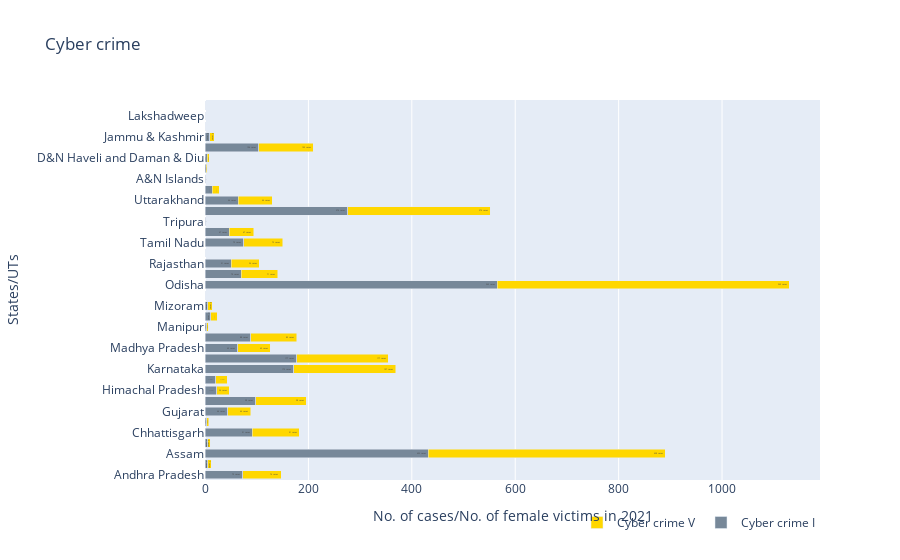

Write notebook code for a chart like this one.
### Code cell
import plotly.graph_objs as go
import pandas as pd

colors=['lightslategrey', 'gold']

fig = go.Figure()

fig.add_trace(
    go.Bar(
        x=crime['cyber crime I'],
        y=crime['states/UT'],
        name='Cyber crime I',
        orientation='h',
        marker=dict(color=colors[0]),
        text=crime['cyber crime I'],
        textposition='inside',
        texttemplate='%{value} cases'
    )
)

fig.add_trace(
    go.Bar(
        x=crime['cyber crime V'],
        y=crime['states/UT'],
        name='Cyber crime V',
        orientation='h',
        marker=dict(color=colors[1]),
        text=crime['cyber crime V'],
        textposition='inside',
        texttemplate='%{value} cases'
    )
)

fig.update_layout(
    title='Cyber crime',
    xaxis_title='No. of cases/No. of female victims in 2021',
    yaxis_title='States/UTs',
    barmode='stack',
    legend=dict(
        orientation='h',
        yanchor='bottom',
        y=-0.15,
        xanchor='right',
        x=1
    )
)

fig.show()

### Figure 1 — Plotly figure (JSON) as saved in the notebook; plotly's stock layout.template omitted (floating-point values rounded to 4 significant figures)
{"data": [{"marker": {"color": "lightslategrey"}, "name": "Cyber crime I", "orientation": "h", "text": [73, 5, 432, 5, 91, 3, 44, 98, 23, 21, 172, 177, 63, 88, 3, 11, 5, 0, 565, 70, 51, 0, 75, 47, 1, 276, 64, 14, 1, 2, 4, 104, 9, 0, 0, 0], "textposition": "inside", "texttemplate": "%{value} cases", "type": "bar", "x": [73, 5, 432, 5, 91, 3, 44, 98, 23, 21, 172, 177, 63, 88, 3, 11, 5, 0, 565, 70, 51, 0, 75, 47, 1, 276, 64, 14, 1, 2, 4, 104, 9, 0, 0, 0], "y": ["Andhra Pradesh", "Arunachal Pradesh", "Assam", "Bihar", "Chhattisgarh", "Goa", "Gujarat", "Haryana", "Himachal Pradesh", "Jharkhand", "Karnataka", "Kerala", "Madhya Pradesh", "Maharashtra", "Manipur", "Meghalaya", "Mizoram", "Nagaland", "Odisha", "Punjab", "Rajasthan", "Sikkim", "Tamil Nadu", "Telangana", "Tripura", "Uttar Pradesh", "Uttarakhand", "West Bengal", "A&N Islands", "Chandigarh", "D&N Haveli and Daman & Diu", "Delhi", "Jammu & Kashmir", "Ladakh", "Lakshadweep", "Puducherry"]}, {"marker": {"color": "gold"}, "name": "Cyber crime V", "orientation": "h", "text": [74, 7, 458, 5, 91, 4, 44, 98, 24, 22, 197, 177, 63, 89, 3, 13, 9, 0, 565, 71, 54, 0, 75, 47, 1, 276, 66, 14, 1, 2, 4, 105, 9, 0, 0, 0], "textposition": "inside", "texttemplate": "%{value} cases", "type": "bar", "x": [74, 7, 458, 5, 91, 4, 44, 98, 24, 22, 197, 177, 63, 89, 3, 13, 9, 0, 565, 71, 54, 0, 75, 47, 1, 276, 66, 14, 1, 2, 4, 105, 9, 0, 0, 0], "y": ["Andhra Pradesh", "Arunachal Pradesh", "Assam", "Bihar", "Chhattisgarh", "Goa", "Gujarat", "Haryana", "Himachal Pradesh", "Jharkhand", "Karnataka", "Kerala", "Madhya Pradesh", "Maharashtra", "Manipur", "Meghalaya", "Mizoram", "Nagaland", "Odisha", "Punjab", "Rajasthan", "Sikkim", "Tamil Nadu", "Telangana", "Tripura", "Uttar Pradesh", "Uttarakhand", "West Bengal", "A&N Islands", "Chandigarh", "D&N Haveli and Daman & Diu", "Delhi", "Jammu & Kashmir", "Ladakh", "Lakshadweep", "Puducherry"]}], "layout": {"barmode": "stack", "legend": {"orientation": "h", "x": 1, "xanchor": "right", "y": -0.15, "yanchor": "bottom"}, "title": {"text": "Cyber crime"}, "xaxis": {"title": {"text": "No. of cases/No. of female victims in 2021"}}, "yaxis": {"title": {"text": "States/UTs"}}}}
